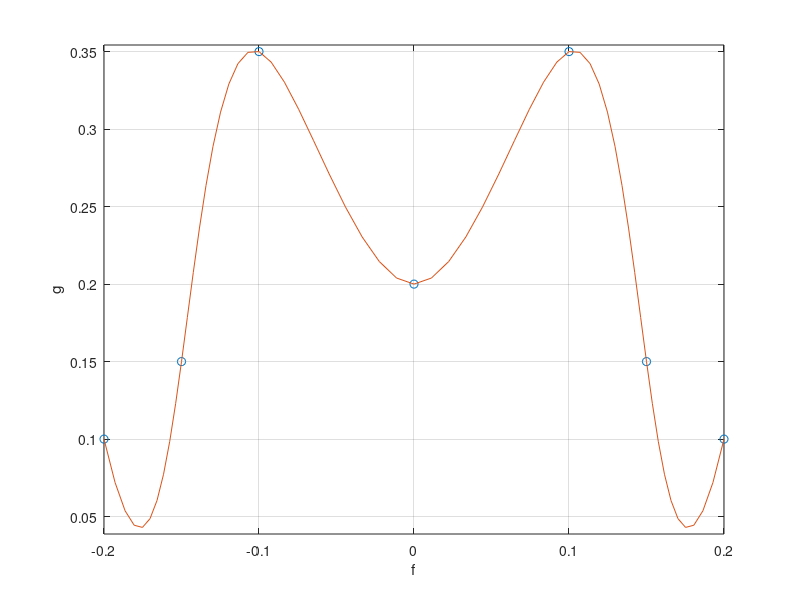

Write MATLAB code to recreate this figure.
p=[
   0.2,0.1;
   0.15,0.15;
   0.1,0.35;
   0,0.2;
   -0.1,0.35;
   -0.15,0.15;
    -0.2,0.1;
]
f=p(:,1);
g=p(:,2);

t=1:length(f);
sf=spline(t,f,1:0.1:length(t));
sg=spline(t,g,1:0.1:length(t));
plot(f,g,'o')
hold on
plot(sf,sg)
grid on
axis equal
xlabel('f')
ylabel('g')


